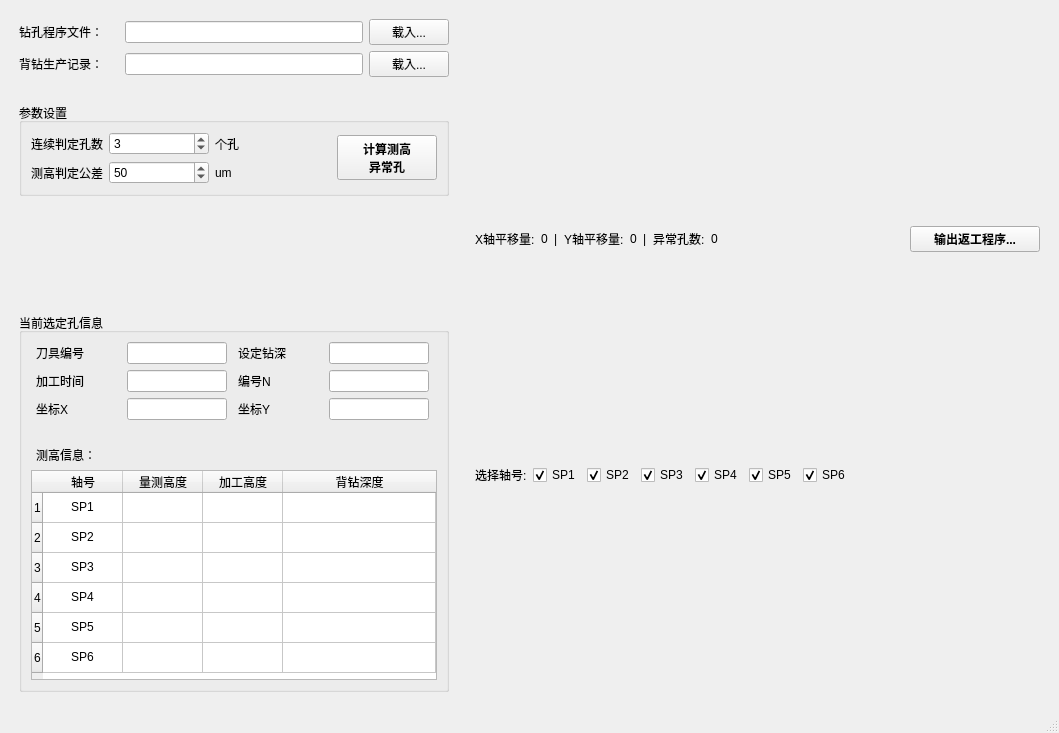
<?xml version="1.0" encoding="UTF-8"?>
<ui version="4.0">
 <class>MainWindow</class>
 <widget class="QMainWindow" name="MainWindow">
  <property name="geometry">
   <rect>
    <x>0</x>
    <y>0</y>
    <width>1059</width>
    <height>733</height>
   </rect>
  </property>
  <property name="windowTitle">
   <string>MainWindow</string>
  </property>
  <property name="windowIcon">
   <iconset>
    <normalon>:/icon.ico</normalon>
   </iconset>
  </property>
  <widget class="QWidget" name="centralwidget">
   <layout class="QHBoxLayout" name="horizontalLayout" stretch="0,2">
    <item>
     <layout class="QVBoxLayout" name="verticalLayout" stretch="0,0,0,0,0">
      <property name="leftMargin">
       <number>10</number>
      </property>
      <property name="topMargin">
       <number>10</number>
      </property>
      <property name="bottomMargin">
       <number>10</number>
      </property>
      <item>
       <layout class="QGridLayout" name="gridLayout">
        <item row="1" column="2">
         <widget class="QPushButton" name="btnLoadData">
          <property name="minimumSize">
           <size>
            <width>80</width>
            <height>0</height>
           </size>
          </property>
          <property name="maximumSize">
           <size>
            <width>80</width>
            <height>16777215</height>
           </size>
          </property>
          <property name="text">
           <string>载入...</string>
          </property>
         </widget>
        </item>
        <item row="1" column="0">
         <widget class="QLabel" name="label_2">
          <property name="minimumSize">
           <size>
            <width>100</width>
            <height>0</height>
           </size>
          </property>
          <property name="maximumSize">
           <size>
            <width>100</width>
            <height>16777215</height>
           </size>
          </property>
          <property name="text">
           <string>背钻生产记录：</string>
          </property>
         </widget>
        </item>
        <item row="1" column="1">
         <widget class="QLineEdit" name="dataFilePath">
          <property name="minimumSize">
           <size>
            <width>120</width>
            <height>0</height>
           </size>
          </property>
          <property name="maximumSize">
           <size>
            <width>250</width>
            <height>16777215</height>
           </size>
          </property>
          <property name="readOnly">
           <bool>true</bool>
          </property>
         </widget>
        </item>
        <item row="0" column="2">
         <widget class="QPushButton" name="btnLoadPrg">
          <property name="minimumSize">
           <size>
            <width>80</width>
            <height>0</height>
           </size>
          </property>
          <property name="maximumSize">
           <size>
            <width>80</width>
            <height>16777215</height>
           </size>
          </property>
          <property name="text">
           <string>载入...</string>
          </property>
         </widget>
        </item>
        <item row="0" column="0">
         <widget class="QLabel" name="label">
          <property name="minimumSize">
           <size>
            <width>100</width>
            <height>0</height>
           </size>
          </property>
          <property name="maximumSize">
           <size>
            <width>100</width>
            <height>16777215</height>
           </size>
          </property>
          <property name="text">
           <string>钻孔程序文件：</string>
          </property>
         </widget>
        </item>
        <item row="0" column="1">
         <widget class="QLineEdit" name="prgFilePath">
          <property name="minimumSize">
           <size>
            <width>120</width>
            <height>0</height>
           </size>
          </property>
          <property name="maximumSize">
           <size>
            <width>250</width>
            <height>16777215</height>
           </size>
          </property>
          <property name="readOnly">
           <bool>true</bool>
          </property>
         </widget>
        </item>
       </layout>
      </item>
      <item>
       <widget class="QLabel" name="label_13">
        <property name="text">
         <string/>
        </property>
       </widget>
      </item>
      <item>
       <widget class="QGroupBox" name="groupBox">
        <property name="maximumSize">
         <size>
          <width>450</width>
          <height>16777215</height>
         </size>
        </property>
        <property name="title">
         <string>参数设置</string>
        </property>
        <layout class="QHBoxLayout" name="horizontalLayout_2">
         <item>
          <layout class="QGridLayout" name="gridLayout_2">
           <item row="0" column="0">
            <widget class="QLabel" name="label_4">
             <property name="text">
              <string>连续判定孔数</string>
             </property>
            </widget>
           </item>
           <item row="1" column="2">
            <widget class="QLabel" name="label_6">
             <property name="text">
              <string>um</string>
             </property>
            </widget>
           </item>
           <item row="1" column="1">
            <widget class="QSpinBox" name="optJudgeThreshold">
             <property name="minimum">
              <number>1</number>
             </property>
             <property name="maximum">
              <number>1000</number>
             </property>
             <property name="value">
              <number>50</number>
             </property>
            </widget>
           </item>
           <item row="0" column="1">
            <widget class="QSpinBox" name="optJudgeHolesCount">
             <property name="minimumSize">
              <size>
               <width>100</width>
               <height>0</height>
              </size>
             </property>
             <property name="maximumSize">
              <size>
               <width>100</width>
               <height>16777215</height>
              </size>
             </property>
             <property name="minimum">
              <number>1</number>
             </property>
             <property name="maximum">
              <number>10</number>
             </property>
             <property name="value">
              <number>3</number>
             </property>
            </widget>
           </item>
           <item row="0" column="2">
            <widget class="QLabel" name="label_3">
             <property name="text">
              <string>个孔</string>
             </property>
            </widget>
           </item>
           <item row="1" column="0">
            <widget class="QLabel" name="label_5">
             <property name="text">
              <string>测高判定公差</string>
             </property>
            </widget>
           </item>
          </layout>
         </item>
         <item>
          <spacer name="horizontalSpacer">
           <property name="orientation">
            <enum>Qt::Horizontal</enum>
           </property>
           <property name="sizeHint" stdset="0">
            <size>
             <width>40</width>
             <height>20</height>
            </size>
           </property>
          </spacer>
         </item>
         <item>
          <widget class="QPushButton" name="btnShowPlot">
           <property name="minimumSize">
            <size>
             <width>100</width>
             <height>45</height>
            </size>
           </property>
           <property name="maximumSize">
            <size>
             <width>100</width>
             <height>16777215</height>
            </size>
           </property>
           <property name="font">
            <font>
             <weight>75</weight>
             <bold>true</bold>
            </font>
           </property>
           <property name="text">
            <string>计算测高
异常孔</string>
           </property>
          </widget>
         </item>
        </layout>
       </widget>
      </item>
      <item>
       <spacer name="verticalSpacer">
        <property name="orientation">
         <enum>Qt::Vertical</enum>
        </property>
        <property name="sizeHint" stdset="0">
         <size>
          <width>20</width>
          <height>40</height>
         </size>
        </property>
       </spacer>
      </item>
      <item>
       <widget class="QGroupBox" name="groupBox_2">
        <property name="maximumSize">
         <size>
          <width>450</width>
          <height>16777215</height>
         </size>
        </property>
        <property name="title">
         <string>当前选定孔信息</string>
        </property>
        <layout class="QVBoxLayout" name="verticalLayout_2">
         <item>
          <layout class="QGridLayout" name="gridLayout_3">
           <item row="2" column="2">
            <widget class="QLabel" name="label_7">
             <property name="maximumSize">
              <size>
               <width>80</width>
               <height>16777215</height>
              </size>
             </property>
             <property name="text">
              <string>坐标Y</string>
             </property>
            </widget>
           </item>
           <item row="4" column="0">
            <widget class="QLabel" name="label_11">
             <property name="maximumSize">
              <size>
               <width>80</width>
               <height>16777215</height>
              </size>
             </property>
             <property name="text">
              <string>测高信息：</string>
             </property>
            </widget>
           </item>
           <item row="1" column="2">
            <widget class="QLabel" name="label_9">
             <property name="maximumSize">
              <size>
               <width>80</width>
               <height>16777215</height>
              </size>
             </property>
             <property name="text">
              <string>编号N</string>
             </property>
            </widget>
           </item>
           <item row="1" column="0">
            <widget class="QLabel" name="label_10">
             <property name="maximumSize">
              <size>
               <width>80</width>
               <height>16777215</height>
              </size>
             </property>
             <property name="text">
              <string>加工时间</string>
             </property>
            </widget>
           </item>
           <item row="2" column="0">
            <widget class="QLabel" name="label_8">
             <property name="maximumSize">
              <size>
               <width>80</width>
               <height>16777215</height>
              </size>
             </property>
             <property name="text">
              <string>坐标X</string>
             </property>
            </widget>
           </item>
           <item row="3" column="0">
            <widget class="QLabel" name="label_12">
             <property name="text">
              <string/>
             </property>
            </widget>
           </item>
           <item row="1" column="1">
            <widget class="QLineEdit" name="drillTime">
             <property name="enabled">
              <bool>true</bool>
             </property>
             <property name="maximumSize">
              <size>
               <width>100</width>
               <height>16777215</height>
              </size>
             </property>
             <property name="readOnly">
              <bool>true</bool>
             </property>
            </widget>
           </item>
           <item row="2" column="3">
            <widget class="QLineEdit" name="drillPosY">
             <property name="maximumSize">
              <size>
               <width>100</width>
               <height>16777215</height>
              </size>
             </property>
             <property name="readOnly">
              <bool>true</bool>
             </property>
            </widget>
           </item>
           <item row="1" column="3">
            <widget class="QLineEdit" name="drillN">
             <property name="maximumSize">
              <size>
               <width>100</width>
               <height>16777215</height>
              </size>
             </property>
             <property name="readOnly">
              <bool>true</bool>
             </property>
            </widget>
           </item>
           <item row="2" column="1">
            <widget class="QLineEdit" name="drillPosX">
             <property name="maximumSize">
              <size>
               <width>100</width>
               <height>16777215</height>
              </size>
             </property>
             <property name="readOnly">
              <bool>true</bool>
             </property>
            </widget>
           </item>
           <item row="0" column="0">
            <widget class="QLabel" name="label_19">
             <property name="maximumSize">
              <size>
               <width>80</width>
               <height>16777215</height>
              </size>
             </property>
             <property name="text">
              <string>刀具编号</string>
             </property>
            </widget>
           </item>
           <item row="0" column="1">
            <widget class="QLineEdit" name="drillTool">
             <property name="maximumSize">
              <size>
               <width>100</width>
               <height>16777215</height>
              </size>
             </property>
            </widget>
           </item>
           <item row="0" column="2">
            <widget class="QLabel" name="label_20">
             <property name="maximumSize">
              <size>
               <width>80</width>
               <height>16777215</height>
              </size>
             </property>
             <property name="text">
              <string>设定钻深</string>
             </property>
            </widget>
           </item>
           <item row="0" column="3">
            <widget class="QLineEdit" name="drilDepth">
             <property name="maximumSize">
              <size>
               <width>100</width>
               <height>16777215</height>
              </size>
             </property>
            </widget>
           </item>
          </layout>
         </item>
         <item>
          <widget class="QTableWidget" name="theHeightTable">
           <property name="sizePolicy">
            <sizepolicy hsizetype="Expanding" vsizetype="Expanding">
             <horstretch>0</horstretch>
             <verstretch>0</verstretch>
            </sizepolicy>
           </property>
           <property name="minimumSize">
            <size>
             <width>350</width>
             <height>210</height>
            </size>
           </property>
           <property name="maximumSize">
            <size>
             <width>450</width>
             <height>210</height>
            </size>
           </property>
           <property name="sizeAdjustPolicy">
            <enum>QAbstractScrollArea::AdjustToContents</enum>
           </property>
           <property name="editTriggers">
            <set>QAbstractItemView::NoEditTriggers</set>
           </property>
           <attribute name="horizontalHeaderDefaultSectionSize">
            <number>80</number>
           </attribute>
           <attribute name="horizontalHeaderStretchLastSection">
            <bool>true</bool>
           </attribute>
           <row>
            <property name="text">
             <string notr="true">1</string>
            </property>
            <property name="textAlignment">
             <set>AlignCenter</set>
            </property>
           </row>
           <row>
            <property name="text">
             <string>2</string>
            </property>
            <property name="textAlignment">
             <set>AlignCenter</set>
            </property>
           </row>
           <row>
            <property name="text">
             <string>3</string>
            </property>
            <property name="textAlignment">
             <set>AlignCenter</set>
            </property>
           </row>
           <row>
            <property name="text">
             <string>4</string>
            </property>
            <property name="textAlignment">
             <set>AlignCenter</set>
            </property>
           </row>
           <row>
            <property name="text">
             <string>5</string>
            </property>
            <property name="textAlignment">
             <set>AlignCenter</set>
            </property>
           </row>
           <row>
            <property name="text">
             <string>6</string>
            </property>
            <property name="textAlignment">
             <set>AlignCenter</set>
            </property>
           </row>
           <column>
            <property name="text">
             <string>轴号</string>
            </property>
            <property name="textAlignment">
             <set>AlignCenter</set>
            </property>
           </column>
           <column>
            <property name="text">
             <string>量测高度</string>
            </property>
            <property name="textAlignment">
             <set>AlignCenter</set>
            </property>
           </column>
           <column>
            <property name="text">
             <string>加工高度</string>
            </property>
            <property name="textAlignment">
             <set>AlignCenter</set>
            </property>
           </column>
           <column>
            <property name="text">
             <string>背钻深度</string>
            </property>
            <property name="textAlignment">
             <set>AlignCenter</set>
            </property>
           </column>
           <item row="0" column="0">
            <property name="text">
             <string>SP1</string>
            </property>
            <property name="textAlignment">
             <set>AlignCenter</set>
            </property>
           </item>
           <item row="0" column="1">
            <property name="text">
             <string/>
            </property>
            <property name="textAlignment">
             <set>AlignCenter</set>
            </property>
           </item>
           <item row="0" column="2">
            <property name="textAlignment">
             <set>AlignCenter</set>
            </property>
           </item>
           <item row="0" column="3">
            <property name="textAlignment">
             <set>AlignCenter</set>
            </property>
           </item>
           <item row="1" column="0">
            <property name="text">
             <string>SP2</string>
            </property>
            <property name="textAlignment">
             <set>AlignCenter</set>
            </property>
           </item>
           <item row="1" column="1">
            <property name="textAlignment">
             <set>AlignCenter</set>
            </property>
           </item>
           <item row="1" column="2">
            <property name="textAlignment">
             <set>AlignCenter</set>
            </property>
           </item>
           <item row="1" column="3">
            <property name="textAlignment">
             <set>AlignCenter</set>
            </property>
           </item>
           <item row="2" column="0">
            <property name="text">
             <string>SP3</string>
            </property>
            <property name="textAlignment">
             <set>AlignCenter</set>
            </property>
           </item>
           <item row="2" column="1">
            <property name="textAlignment">
             <set>AlignCenter</set>
            </property>
           </item>
           <item row="2" column="2">
            <property name="textAlignment">
             <set>AlignCenter</set>
            </property>
           </item>
           <item row="2" column="3">
            <property name="textAlignment">
             <set>AlignCenter</set>
            </property>
           </item>
           <item row="3" column="0">
            <property name="text">
             <string>SP4</string>
            </property>
            <property name="textAlignment">
             <set>AlignCenter</set>
            </property>
           </item>
           <item row="3" column="1">
            <property name="textAlignment">
             <set>AlignCenter</set>
            </property>
           </item>
           <item row="3" column="2">
            <property name="textAlignment">
             <set>AlignCenter</set>
            </property>
           </item>
           <item row="3" column="3">
            <property name="textAlignment">
             <set>AlignCenter</set>
            </property>
           </item>
           <item row="4" column="0">
            <property name="text">
             <string>SP5</string>
            </property>
            <property name="textAlignment">
             <set>AlignCenter</set>
            </property>
           </item>
           <item row="4" column="1">
            <property name="textAlignment">
             <set>AlignCenter</set>
            </property>
           </item>
           <item row="4" column="2">
            <property name="textAlignment">
             <set>AlignCenter</set>
            </property>
           </item>
           <item row="4" column="3">
            <property name="textAlignment">
             <set>AlignCenter</set>
            </property>
           </item>
           <item row="5" column="0">
            <property name="text">
             <string>SP6</string>
            </property>
            <property name="textAlignment">
             <set>AlignCenter</set>
            </property>
           </item>
           <item row="5" column="1">
            <property name="textAlignment">
             <set>AlignCenter</set>
            </property>
           </item>
           <item row="5" column="2">
            <property name="textAlignment">
             <set>AlignCenter</set>
            </property>
           </item>
           <item row="5" column="3">
            <property name="textAlignment">
             <set>AlignCenter</set>
            </property>
           </item>
          </widget>
         </item>
        </layout>
       </widget>
      </item>
     </layout>
    </item>
    <item>
     <layout class="QVBoxLayout" name="graphLayout">
      <property name="leftMargin">
       <number>20</number>
      </property>
      <property name="topMargin">
       <number>10</number>
      </property>
      <property name="rightMargin">
       <number>10</number>
      </property>
      <property name="bottomMargin">
       <number>10</number>
      </property>
      <item>
       <layout class="QHBoxLayout" name="horizontalLayout_3">
        <item>
         <widget class="QLabel" name="label_14">
          <property name="text">
           <string>X轴平移量:</string>
          </property>
         </widget>
        </item>
        <item>
         <widget class="QLabel" name="lblShiftX">
          <property name="text">
           <string>0</string>
          </property>
         </widget>
        </item>
        <item>
         <widget class="QLabel" name="label_18">
          <property name="text">
           <string>|</string>
          </property>
         </widget>
        </item>
        <item>
         <widget class="QLabel" name="label_16">
          <property name="text">
           <string>Y轴平移量:</string>
          </property>
         </widget>
        </item>
        <item>
         <widget class="QLabel" name="lblShiftY">
          <property name="text">
           <string>0</string>
          </property>
         </widget>
        </item>
        <item>
         <widget class="QLabel" name="label_15">
          <property name="text">
           <string>|</string>
          </property>
         </widget>
        </item>
        <item>
         <widget class="QLabel" name="label_17">
          <property name="text">
           <string>异常孔数:</string>
          </property>
         </widget>
        </item>
        <item>
         <widget class="QLabel" name="lblNGCount">
          <property name="text">
           <string>0</string>
          </property>
         </widget>
        </item>
        <item>
         <spacer name="horizontalSpacer_2">
          <property name="orientation">
           <enum>Qt::Horizontal</enum>
          </property>
          <property name="sizeHint" stdset="0">
           <size>
            <width>40</width>
            <height>20</height>
           </size>
          </property>
         </spacer>
        </item>
        <item>
         <widget class="QPushButton" name="btnOutputOutlier">
          <property name="minimumSize">
           <size>
            <width>130</width>
            <height>0</height>
           </size>
          </property>
          <property name="maximumSize">
           <size>
            <width>180</width>
            <height>16777215</height>
           </size>
          </property>
          <property name="font">
           <font>
            <weight>75</weight>
            <bold>true</bold>
           </font>
          </property>
          <property name="text">
           <string>输出返工程序...</string>
          </property>
         </widget>
        </item>
       </layout>
      </item>
      <item>
       <layout class="QHBoxLayout" name="horizontalLayout_6">
        <item>
         <widget class="QLabel" name="label_21">
          <property name="text">
           <string>选择轴号:</string>
          </property>
         </widget>
        </item>
        <item>
         <widget class="QCheckBox" name="chkSP1">
          <property name="text">
           <string>SP1</string>
          </property>
          <property name="checked">
           <bool>true</bool>
          </property>
         </widget>
        </item>
        <item>
         <widget class="QCheckBox" name="chkSP2">
          <property name="text">
           <string>SP2</string>
          </property>
          <property name="checked">
           <bool>true</bool>
          </property>
         </widget>
        </item>
        <item>
         <widget class="QCheckBox" name="chkSP3">
          <property name="text">
           <string>SP3</string>
          </property>
          <property name="checked">
           <bool>true</bool>
          </property>
         </widget>
        </item>
        <item>
         <widget class="QCheckBox" name="chkSP4">
          <property name="text">
           <string>SP4</string>
          </property>
          <property name="checked">
           <bool>true</bool>
          </property>
         </widget>
        </item>
        <item>
         <widget class="QCheckBox" name="chkSP5">
          <property name="text">
           <string>SP5</string>
          </property>
          <property name="checked">
           <bool>true</bool>
          </property>
         </widget>
        </item>
        <item>
         <widget class="QCheckBox" name="chkSP6">
          <property name="text">
           <string>SP6</string>
          </property>
          <property name="checked">
           <bool>true</bool>
          </property>
         </widget>
        </item>
        <item>
         <spacer name="horizontalSpacer_3">
          <property name="orientation">
           <enum>Qt::Horizontal</enum>
          </property>
          <property name="sizeHint" stdset="0">
           <size>
            <width>40</width>
            <height>20</height>
           </size>
          </property>
         </spacer>
        </item>
       </layout>
      </item>
     </layout>
    </item>
   </layout>
  </widget>
  <widget class="QStatusBar" name="statusbar"/>
 </widget>
 <resources>
  <include location="../img.qrc"/>
 </resources>
 <connections/>
</ui>
